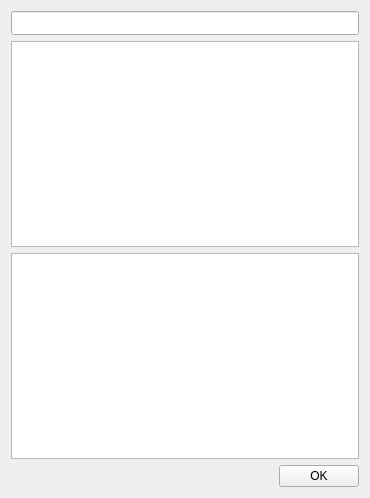
<ui version="4.0" >
 <class>mcDialog</class>
 <widget class="QDialog" name="mcDialog" >
  <property name="geometry" >
   <rect>
    <x>0</x>
    <y>0</y>
    <width>370</width>
    <height>498</height>
   </rect>
  </property>
  <property name="windowTitle" >
   <string>MATC</string>
  </property>
  <property name="windowIcon" >
   <iconset resource="../ElmerGUI.qrc" >:/icons/Mesh3D.png</iconset>
  </property>
  <layout class="QVBoxLayout" >
   <item>
    <widget class="QLineEdit" name="mcEdit" >
     <property name="minimumSize" >
      <size>
       <width>0</width>
       <height>24</height>
      </size>
     </property>
    </widget>
   </item>
   <item>
    <widget class="QTextEdit" name="mcHistory" />
   </item>
   <item>
    <widget class="QTextEdit" name="mcOutput" />
   </item>
   <item>
    <layout class="QHBoxLayout" >
     <item>
      <spacer>
       <property name="orientation" >
        <enum>Qt::Horizontal</enum>
       </property>
       <property name="sizeHint" >
        <size>
         <width>261</width>
         <height>20</height>
        </size>
       </property>
      </spacer>
     </item>
     <item>
      <widget class="QPushButton" name="mcOK" >
       <property name="text" >
        <string>OK</string>
       </property>
       <property name="icon" >
        <iconset resource="../ElmerGUI.qrc" >:/icons/dialog-ok-apply.png</iconset>
       </property>
       <property name="autoDefault" >
        <bool>false</bool>
       </property>
      </widget>
     </item>
    </layout>
   </item>
  </layout>
 </widget>
 <resources>
  <include location="../ElmerGUI.qrc" />
 </resources>
 <connections/>
</ui>
